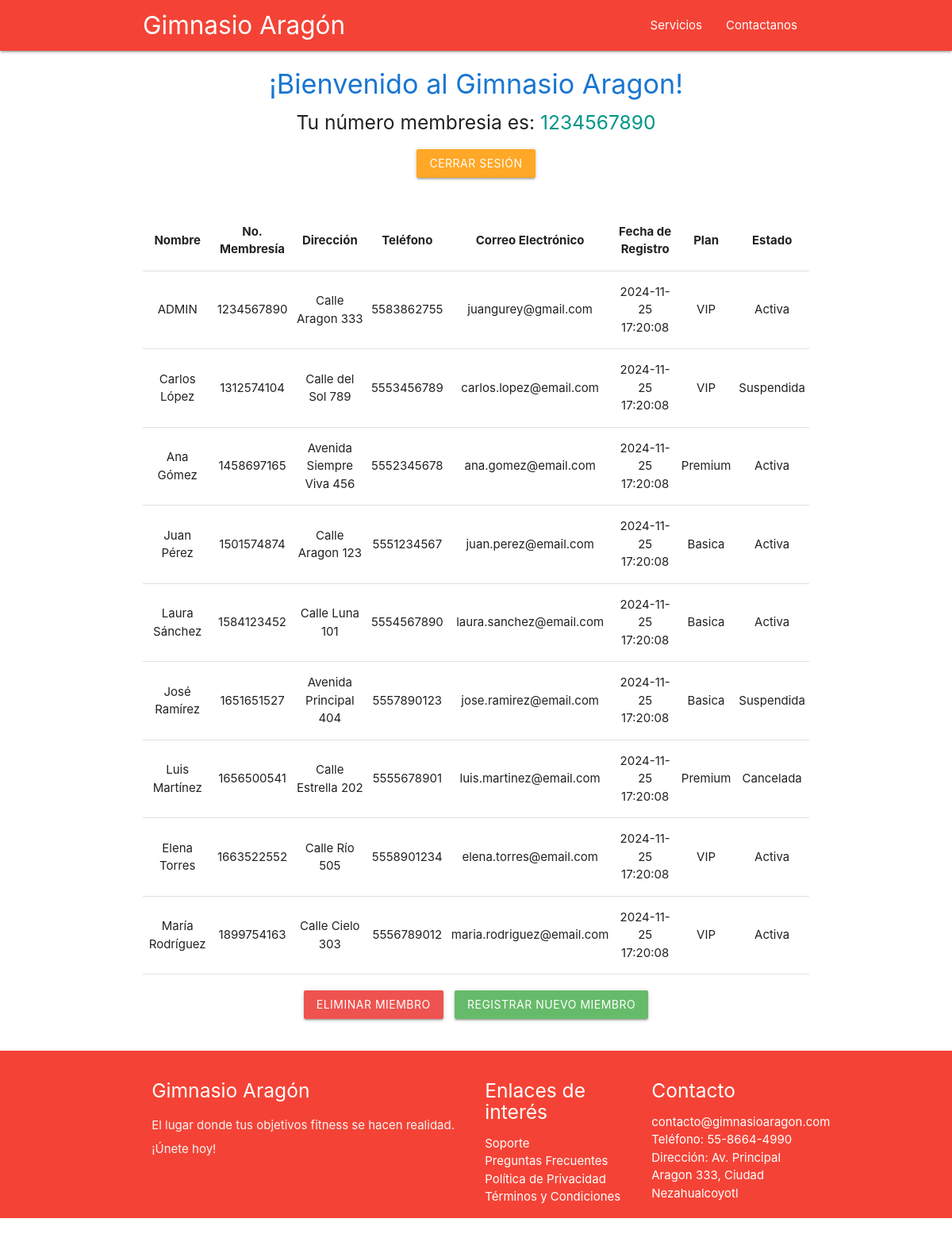
/principal.php (signed in), run on the app's committed database.
### tables this page shows
CREATE TABLE `miembro`(
        `id_miembro` INT(10) NOT NULL,
        `nombre` TEXT NOT NULL,
        `direccion` TEXT NOT NULL,
        `telefono` VARCHAR(10) NOT NULL,
        `email` TEXT NOT NULL,
        `fecha_nacimiento` DATE NOT NULL,
        `fecha_registro` DATETIME NOT NULL DEFAULT CURRENT_TIMESTAMP,
        `tipo_membresia` VARCHAR(20) NOT NULL COMMENT 'Ejemplo: Basica, Premium, VIP',
        `estado_cuenta` VARCHAR(15) NOT NULL DEFAULT 'Activa' COMMENT 'Activa, Suspendida, Cancelada',
        `password` VARCHAR(20) NOT NULL,
        
        PRIMARY KEY (`id_miembro`)
);

### principal.php (the view, shortened to what this page needs)
<?php include "./header.php"; ?>
<?php
$id_miembro = $_SESSION['id_miembro'];
echo "<div class='container center-align' style='margin-top: 20px;'>
        <h4 class='blue-text text-darken-2'>¡Bienvenido al Gimnasio Aragon!</h4>
        <h5>Tu número membresia es: <span class='teal-text'>$id_miembro</span></h5>
      </div>";
echo "<div class='container center-align' style='margin-top: 20px;'>
        <a href='Control/exit.php' class='btn waves-effect waves-light orange lighten-1'>Cerrar Sesión</a>
      </div>";
require "./Control/conexion.php";
mysqli_set_charset($conexion, 'utf8');
$consulta_sql = "SELECT * FROM miembro";
$resultado = $conexion->query($consulta_sql);
echo "<div class='container' style='overflow-x:auto; margin-top: 20px;'>
        <table class='highlight bordered responsive-table centered'>
            <thead>
                <tr>
                    <th>Nombre</th>
                    <th>No. Membresía</th>
                    <th>Dirección</th>
                    <th>Teléfono</th>
                    <th>Correo Electrónico</th>
                    <th>Fecha de Registro</th>
                    <th>Plan</th>
                    <th>Estado</th>
                </tr>
            </thead>
            <tbody>";
if (mysqli_num_rows($resultado) > 0) {
    while ($row = mysqli_fetch_assoc($resultado)) {
        echo "<tr>
                <td>" . htmlspecialchars($row['nombre']) . "</td>
                <td>" . htmlspecialchars($row['id_miembro']) . "</td>
                <td>" . htmlspecialchars($row['direccion']) . "</td>
                <td>" . htmlspecialchars($row['telefono']) . "</td>
                <td>" . htmlspecialchars($row['email']) . "</td>
                <td>" . htmlspecialchars($row['fecha_registro']) . "</td>
                <td>" . htmlspecialchars($row['tipo_membresia']) . "</td>
                <td>" . htmlspecialchars($row['estado_cuenta']) . "</td>
              </tr>";
    }
} else {
    echo "<h5 class='center-align red-text'>No hay registros disponibles</h5>";
}
echo "  </tbody>
      </table>
    </div>";
echo "<div class='container center-align' style='margin-top: 20px;'>
        <a href='eliminarUsuario.php' class='btn waves-effect waves-light red lighten-1' style='margin-right: 10px;'>Eliminar Miembro</a>
        <a href='registro.php' class='btn waves-effect waves-light green lighten-1'>Registrar Nuevo Miembro</a>
      </div>";
?>
<?php include "./footer.php"; ?>

### header.php (shortened to what this page needs)
<!DOCTYPE html>
<html lang="es">
<head>
  <link href="css/materialize.css" type="text/css" rel="stylesheet" media="screen,projection"/>
  <link href="css/style.css" type="text/css" rel="stylesheet" media="screen,projection"/>
</head>
<body>
<header class="header-section" style="margin-bottom: 20px;">
  <nav class="red" role="navigation">
    <div class="nav-wrapper container">
      <a id="logo-container" href="index.php" class="brand-logo">Gimnasio Aragón</a>
      <ul class="right hide-on-med-and-down">
        <li><a href="#">Servicios</a></li>
        <li><a href="mailto:contacto@gimnasioaragon.com">Contactanos</a></li>
      </ul>
    </div>
  </nav>
</header>

### footer.php (shortened to what this page needs)
<footer class="page-footer red" style="margin-top: 40px;">
    <div class="container">
        <div class="row">
            <div class="col l6 s12">
                <h5 class="white-text">Gimnasio Aragón</h5>
                <p class="grey-text text-lighten-4">El lugar donde tus objetivos fitness se hacen realidad. ¡Únete hoy!</p>
            </div>
            <div class="col l3 s12">
                <h5 class="white-text">Enlaces de interés</h5>
                <ul>
                    <li><a class="white-text" href="#!">Soporte</a></li>
                    <li><a class="white-text" href="#!">Preguntas Frecuentes</a></li>
                    <li><a class="white-text" href="#!">Política de Privacidad</a></li>
                    <li><a class="white-text" href="#!">Términos y Condiciones</a></li>
                </ul>
            </div>
            <div class="col l3 s12">
                <h5 class="white-text">Contacto</h5>
                <ul>
                    <li><a class="white-text" href="mailto:contacto@gimnasioaragon.com">contacto@gimnasioaragon.com</a></li>
                    <li><a class="white-text" href="#!">Teléfono: 55-8664-4990</a></li>
                    <li><a class="white-text" href="#!">Dirección: Av. Principal Aragon 333, Ciudad Nezahualcoyotl</a></li>
                </ul>
            </div>
        </div>
    </div>
</footer>
</body>
</html>
</body>
</html>

### css/style.css (style rules this page uses)
nav ul a { color: #ffffff; text-decoration: none; }
p { line-height: 2rem; }

### data on the page
miembro: nombre "ADMIN", id_miembro "1234567890", direccion "Calle Aragon 333", telefono "5583862755", email "juangurey@gmail.com", fecha_registro "2024-11-25 17:20:08", tipo_membresia "VIP", estado_cuenta "Activa"
miembro: nombre "Carlos López", id_miembro "1312574104", direccion "Calle del Sol 789", telefono "5553456789", email "carlos.lopez@email.com", fecha_registro "2024-11-25 17:20:08", tipo_membresia "VIP", estado_cuenta "Suspendida"
miembro: nombre "Ana Gómez", id_miembro "1458697165", direccion "Avenida Siempre Viva 456", telefono "5552345678", email "ana.gomez@email.com", fecha_registro "2024-11-25 17:20:08", tipo_membresia "Premium", estado_cuenta "Activa"
miembro: nombre "Juan Pérez", id_miembro "1501574874", direccion "Calle Aragon 123", telefono "5551234567", email "juan.perez@email.com", fecha_registro "2024-11-25 17:20:08", tipo_membresia "Basica", estado_cuenta "Activa"
miembro: nombre "Laura Sánchez", id_miembro "1584123452", direccion "Calle Luna 101", telefono "5554567890", email "laura.sanchez@email.com", fecha_registro "2024-11-25 17:20:08", tipo_membresia "Basica", estado_cuenta "Activa"
miembro: nombre "José Ramírez", id_miembro "1651651527", direccion "Avenida Principal 404", telefono "5557890123", email "jose.ramirez@email.com", fecha_registro "2024-11-25 17:20:08", tipo_membresia "Basica", estado_cuenta "Suspendida"
miembro: nombre "Luis Martínez", id_miembro "1656500541", direccion "Calle Estrella 202", telefono "5555678901", email "luis.martinez@email.com", fecha_registro "2024-11-25 17:20:08", tipo_membresia "Premium", estado_cuenta "Cancelada"
miembro: nombre "Elena Torres", id_miembro "1663522552", direccion "Calle Río 505", telefono "5558901234", email "elena.torres@email.com", fecha_registro "2024-11-25 17:20:08", tipo_membresia "VIP", estado_cuenta "Activa"
miembro: nombre "María Rodríguez", id_miembro "1899754163", direccion "Calle Cielo 303", telefono "5556789012", email "maria.rodriguez@email.com", fecha_registro "2024-11-25 17:20:08", tipo_membresia "VIP", estado_cuenta "Activa"

### other printed values
$id_miembro "1234567890"
